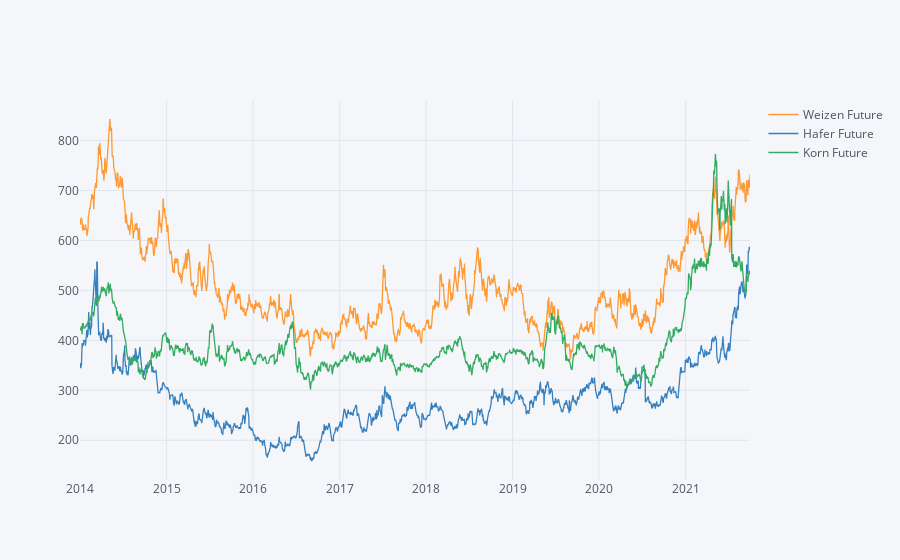

Notebook source saved alongside this figure:
### Code cell
plot_stocks(df_stock=df_futures,names=labels_future)

### Figure 1 — Plotly figure (JSON) as saved in the notebook; plotly's stock layout.template omitted (floating-point values rounded to 4 significant figures; data arrays with more than 128 entries replaced by an {"elided": "..."} marker saying what was removed)
{"data": [{"line": {"color": "rgba(255, 153, 51, 1.0)", "dash": "solid", "shape": "linear", "width": 1.3}, "mode": "lines", "name": "Weizen Future", "text": "", "type": "scatter", "x": {"elided": "1937 str values"}, "y": {"elided": "1937 float values"}}, {"line": {"color": "rgba(55, 128, 191, 1.0)", "dash": "solid", "shape": "linear", "width": 1.3}, "mode": "lines", "name": "Hafer Future", "text": "", "type": "scatter", "x": {"elided": "1937 str values"}, "y": {"elided": "1937 float values"}}, {"line": {"color": "rgba(50, 171, 96, 1.0)", "dash": "solid", "shape": "linear", "width": 1.3}, "mode": "lines", "name": "Korn Future", "text": "", "type": "scatter", "x": {"elided": "1937 str values"}, "y": {"elided": "1937 mixed values"}}], "layout": {"legend": {"bgcolor": "#F5F6F9", "font": {"color": "#4D5663"}}, "paper_bgcolor": "#F5F6F9", "plot_bgcolor": "#F5F6F9", "title": {"font": {"color": "#4D5663"}}, "xaxis": {"gridcolor": "#E1E5ED", "showgrid": true, "tickfont": {"color": "#4D5663"}, "title": {"font": {"color": "#4D5663"}, "text": ""}, "zerolinecolor": "#E1E5ED"}, "yaxis": {"gridcolor": "#E1E5ED", "showgrid": true, "tickfont": {"color": "#4D5663"}, "title": {"font": {"color": "#4D5663"}, "text": ""}, "zerolinecolor": "#E1E5ED"}}}
